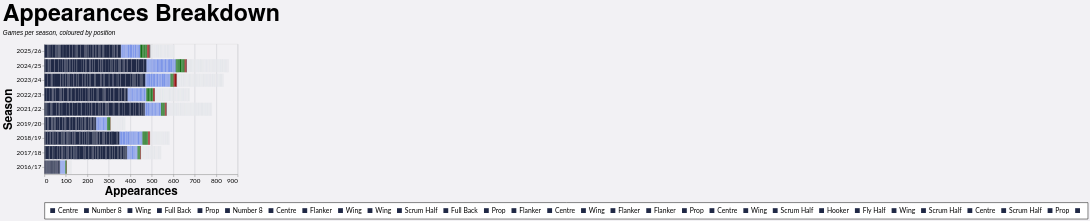

Write a Vega-Lite specification for this figure.
### Vega-Lite specification from a JSON file in a GitHub repository (floating-point values rounded to 4 significant figures; data arrays with more than 128 entries replaced by an {"elided": "..."} marker saying what was removed)
{"config": {"axis": {"labelFont": "Lato, sans-serif", "titleFont": "PT Sans Narrow, Helvetica Neue, Helvetica, Arial, sans-serif", "labelFontSize": 13, "titleFontSize": 24, "gridColor": "#202947", "gridOpacity": 0.2}, "header": {"labelFont": "PT Sans Narrow, Helvetica Neue, Helvetica, Arial, sans-serif", "titleFont": "PT Sans Narrow, Helvetica Neue, Helvetica, Arial, sans-serif", "labelFontSize": 24, "titleFontSize": 28, "labelFontWeight": "bold", "orient": "left"}, "legend": {"labelFont": "Lato, sans-serif", "titleFont": "PT Sans Narrow, Helvetica Neue, Helvetica, Arial, sans-serif", "labelFontSize": 14, "titleFontSize": 16, "titlePadding": 5, "fillColor": "white", "strokeColor": "black", "padding": 10, "titleFontWeight": "lighter", "titleFontStyle": "italic", "titleColor": "gray", "offset": 10}, "title": {"font": "PT Sans Narrow, Helvetica Neue, Helvetica, Arial, sans-serif", "fontSize": 48, "fontWeight": "bold", "anchor": "start", "align": "center", "titlePadding": 20, "subtitlePadding": 10, "subtitleFontSize": 13, "subtitleColor": "", "subtitleFontStyle": "italic", "offset": 15, "color": "black"}, "axisX": {"labelAngle": 0}, "facet": {"title": null, "header": null, "align": {"row": "each", "column": "each"}}, "resolve": {"scale": {"y": "independent", "facet": "independent"}}, "background": "#f2f1f4"}, "data": {"name": "data-b0148a41b3b9f44a4c8adbb9c36aa9a4"}, "mark": {"type": "bar"}, "encoding": {"color": {"field": "color_key", "legend": {"labelExpr": "split(datum.label, '|||')[1]", "orient": "bottom", "title": null}, "scale": {"domain": {"elided": "775 str values"}, "range": {"elided": "775 str values"}}, "type": "nominal"}, "tooltip": [{"field": "player", "title": "Player", "type": "nominal"}, {"field": "season", "title": "Season", "type": "nominal"}, {"field": "color_value", "title": "Position", "type": "nominal"}, {"aggregate": "sum", "field": "apps", "title": "Appearances", "type": "quantitative"}], "x": {"aggregate": "sum", "field": "apps", "title": "Appearances", "type": "quantitative"}, "y": {"field": "season", "sort": {"field": "season_sort", "op": "max", "order": "descending"}, "title": "Season", "type": "nominal"}}, "height": {"step": 30}, "title": {"text": "Appearances Breakdown", "subtitle": "Games per season, coloured by position"}, "width": 400, "$schema": "https://vega.github.io/schema/vega-lite/v5.20.1.json", "datasets": {"data-b0148a41b3b9f44a4c8adbb9c36aa9a4": {"elided": "2518 records"}}}
